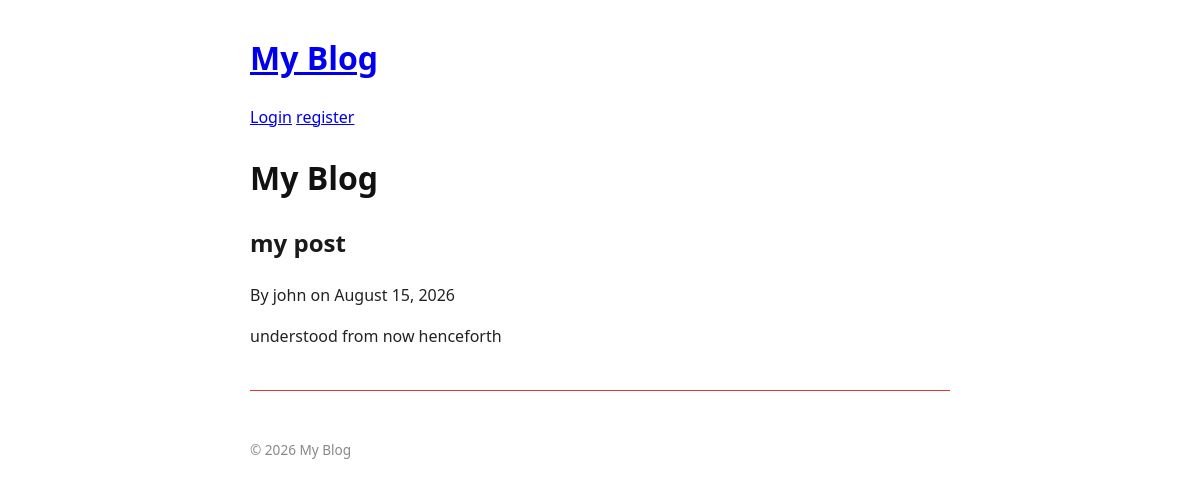
Screenshot of /blog/post/ with the database file from the repository.
### blog/models.py (models this page shows)
class Post(models.Model):
    title = models.CharField(max_length=200)
    slug = models.SlugField(max_length=200, unique=True, help_text="A slug is a short label for something, containing only letters, numbers, underscores or hyphens. They’re generally used in URLs.")
    author = models.ForeignKey(User, on_delete=models.CASCADE, related_name='Posts')
    content = models.TextField()
    created_at = models.DateTimeField(auto_now_add=True)
    updated_at = models.DateTimeField(auto_now=True)
    published_at = models.DateTimeField(default=timezone.now)
    is_published = models.BooleanField(default=True)

### blog/views.py (the view)
# urls.py: path('<slug:slug>/', views.post_detail, name='post_detail')
def post_detail(request, slug):
  post = get_object_or_404(Post, slug=slug, is_published=True)
  return render(request, 'blog/post_detail.html', {'post': post})

### blog/templates/blog/post_detail.html
{% extends 'blog/base.html' %} {% block title %}{{post.title}}{% endblock %}
{%block content %}
<article>
  <h2>{{ post.title }}</h2>
  <p>By {{post.author}} on {{post.published_at|date:"F j, Y"}}</p>
  <p>{{ post.content|linebreaks }}</p>
</article>
{% endblock %}

### static/css/style.css (style rules this page uses)
body { font-family: system-ui, sans-serif; max-width: 700px; margin: 2rem auto; padding: 0 1rem; line-height: 1.6; color: #222; }
article { margin-bottom: 2rem; padding-bottom: 1.5rem; border-bottom: 1px solid #db3636; }
article h2 { text-decoration: none; color: #1a1a1a; }

### rows the page displays
Post: title "my post", author "john", published_at "August 15, 2026", content "understood from now henceforth"
